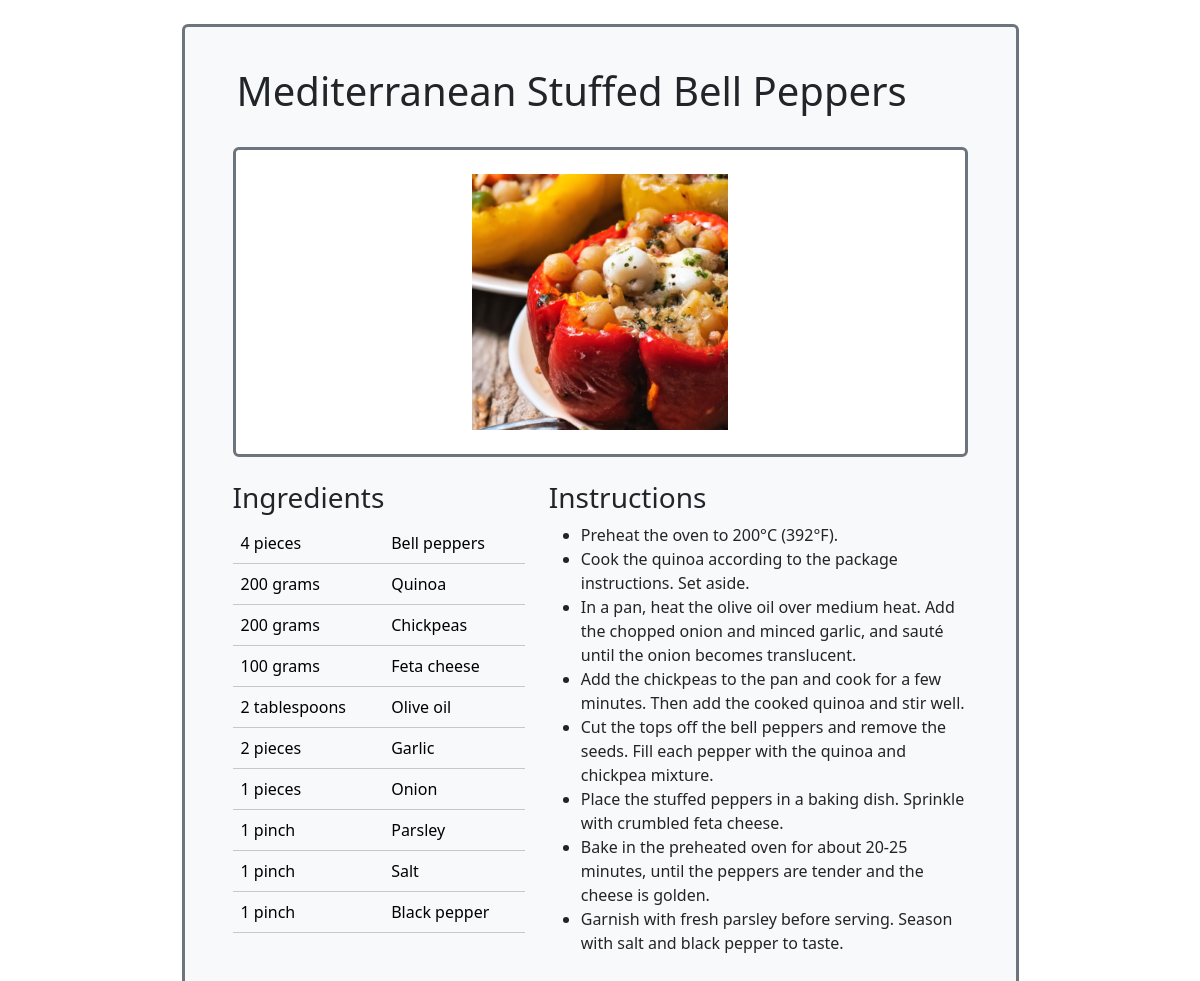
The app's page /recipe/9 with its own data.
### app/models.py (models this page shows, shortened)
class Recipe(db.Model):
    id = db.Column(db.Integer, primary_key=True)
    title = db.Column(db.String(64), index=True)
    image_id = db.Column(db.String(64))
    vegetarian = db.Column(db.Boolean())
    dish_type = db.Column(db.String(64))
    timestamp = db.Column(db.DateTime, index=True, default=datetime.utcnow)
    ingredients = db.relationship('Ingredients', backref='recipe', lazy='dynamic')
    instructions = db.relationship('Instructions', backref='recipe', lazy='dynamic')

class Ingredients(db.Model):
    id = db.Column(db.Integer, primary_key=True)
    name = db.Column(db.String(140))
    unit = db.Column(db.String(140))
    amount = db.Column(db.Float())
    recipe_id = db.Column(db.Integer, db.ForeignKey('recipe.id'))

class Instructions(db.Model):
    id = db.Column(db.Integer, primary_key=True)
    instruction = db.Column(db.String(140))
    recipe_id = db.Column(db.Integer, db.ForeignKey('recipe.id'))

### app/routes.py (the view)
@app.route('/recipe/<id>')
def recipe(id):
    recipe = Recipe.query.filter_by(id=id).first_or_404()
    ingredients = []
    for ingredient in recipe.ingredients:
        if ingredient.amount.is_integer():
            amount = int(ingredient.amount)
        else:
            amount = ingredient.amount
        ingredients.append({'name':ingredient.name, 'unit':ingredient.unit, 'amount': amount})
    instructions = []
    for instruction in recipe.instructions:
         instructions.append(instruction.instruction)
    recipe_data = {
         'title':recipe.title,
         'ingredients':ingredients,
         'instructions':instructions
    }
    return render_template('recipe.html', title='Recipe Bot', recipe=recipe_data, image = recipe.image_id)

### app/templates/recipe.html
{% extends "base.html" %}
{% block app_content %}
<div class="content rounded bg-light text-dark p-4 border border-3 border-secondary w-75 ">
    <div class="row m-3">
        <h1>{{ recipe.title }}</h1>
    </div>
    <div class="d-flex align-items-center justify-content-center m-4">
        <div class="row rounded bg-white text-dark border border-3 border-secondary w-100">
            <div class = "col ">
                <img src="{{url_for('static',filename='img/' + image)}}" class="rounded mx-auto d-block p-4" alt="centered image"></img>
            </div>
        </div>
    </div>
    <div class="m-4">
    <div class="row">
        <div class="col-5">
            <h3>Ingredients</h3>
            <table class="table">
                <tbody>
                    {% for ingredient in recipe.ingredients %}
                    <tr class="table-light">
                      <td>{{ ingredient.amount }} {{ ingredient.unit }}</td>
                      <td>{{ ingredient.name }}</td>
                    </tr>
                    {% endfor %}
                </tbody>
            </table>
        </div>
        <div class="col-7">
            <h3>Instructions</h3>
            <ul>
                {% for instruction in recipe.instructions %}
                <li>{{ instruction }}</li>
                {% endfor %}
            </ul>
        </div>
    </div>
    </div>
</div>
{% endblock %}

### app/templates/base.html (shortened to what this page needs)
<!doctype html>
<html>
  <head>
    {% block head %}
    <link href="https://cdn.jsdelivr.net/npm/bootstrap@5.3.1/dist/css/bootstrap.min.css" rel="stylesheet">
    {% endblock %}
  </head>
  <body>
        <div class="container py-4 d-flex align-items-center justify-content-center">
            {% block content %}
            {% block app_content %}{% endblock %}
        {% endblock %}
        </div>
    </body>
</html>

### records on screen
Recipe: title "Mediterranean Stuffed Bell Peppers", image (picture)
Ingredients: amount "4", unit "pieces", name "Bell peppers"
Ingredients: amount "200", unit "grams", name "Quinoa"
Ingredients: amount "200", unit "grams", name "Chickpeas"
Ingredients: amount "100", unit "grams", name "Feta cheese"
Ingredients: amount "2", unit "tablespoons", name "Olive oil"
Ingredients: amount "2", unit "pieces", name "Garlic"
Ingredients: amount "1", unit "pieces", name "Onion"
Ingredients: amount "1", unit "pinch", name "Parsley"
Ingredients: amount "1", unit "pinch", name "Salt"
Ingredients: amount "1", unit "pinch", name "Black pepper"
Instructions: instruction "Preheat the oven to 200°C (392°F)."
Instructions: instruction "Cook the quinoa according to the package instructions. Set aside."
Instructions: instruction "In a pan, heat the olive oil over medium heat. Add the chopped onion and minced garlic, and sauté until the onion becomes translucent."
Instructions: instruction "Add the chickpeas to the pan and cook for a few minutes. Then add the cooked quinoa and stir well."
Instructions: instruction "Cut the tops off the bell peppers and remove the seeds. Fill each pepper with the quinoa and chickpea mixture."
Instructions: instruction "Place the stuffed peppers in a baking dish. Sprinkle with crumbled feta cheese."
Instructions: instruction "Bake in the preheated oven for about 20-25 minutes, until the peppers are tender and the cheese is golden."
Instructions: instruction "Garnish with fresh parsley before serving. Season with salt and black pepper to taste."
